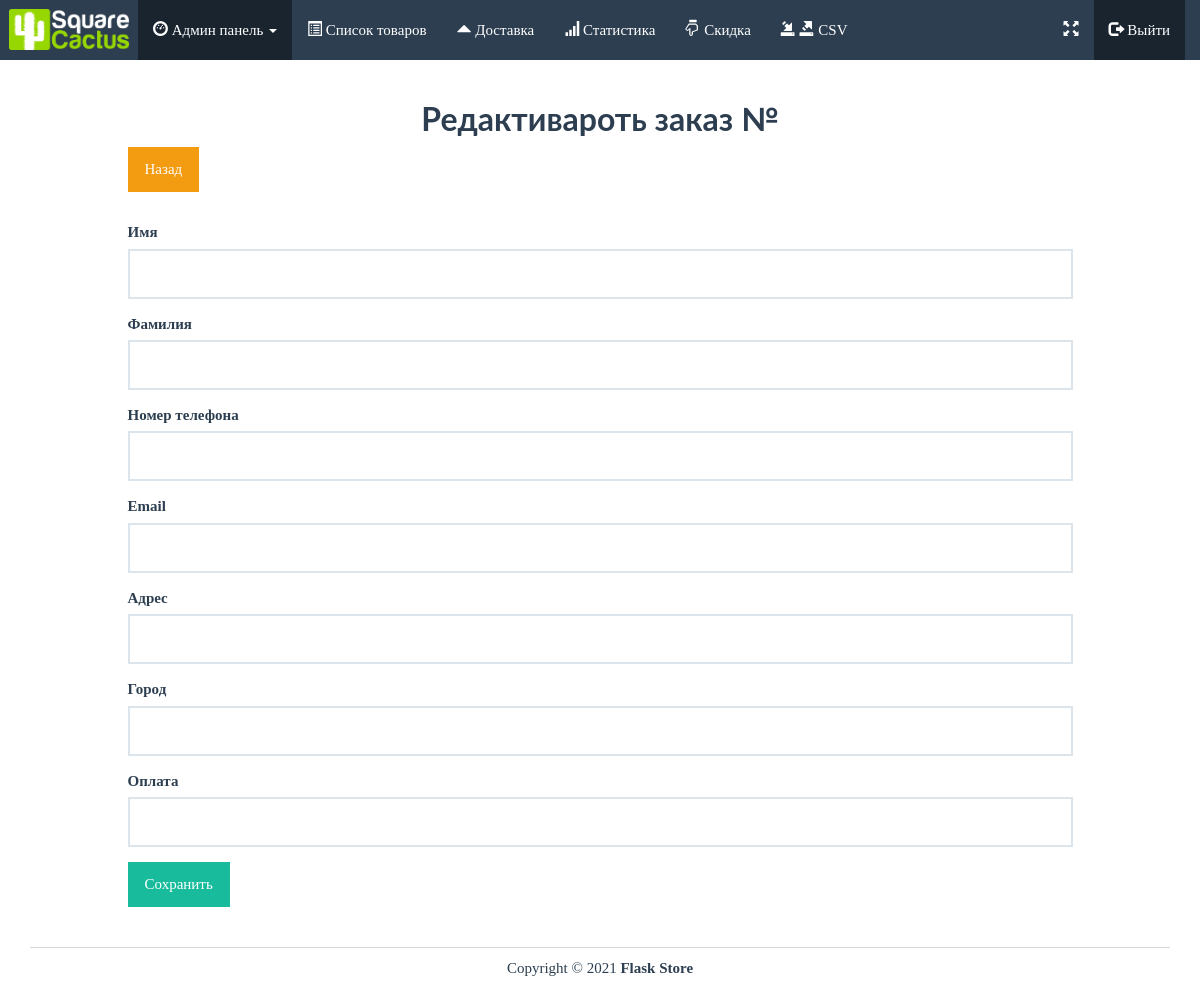
The page /admin/edit/order/2 (signed in) on the database as committed earlier.
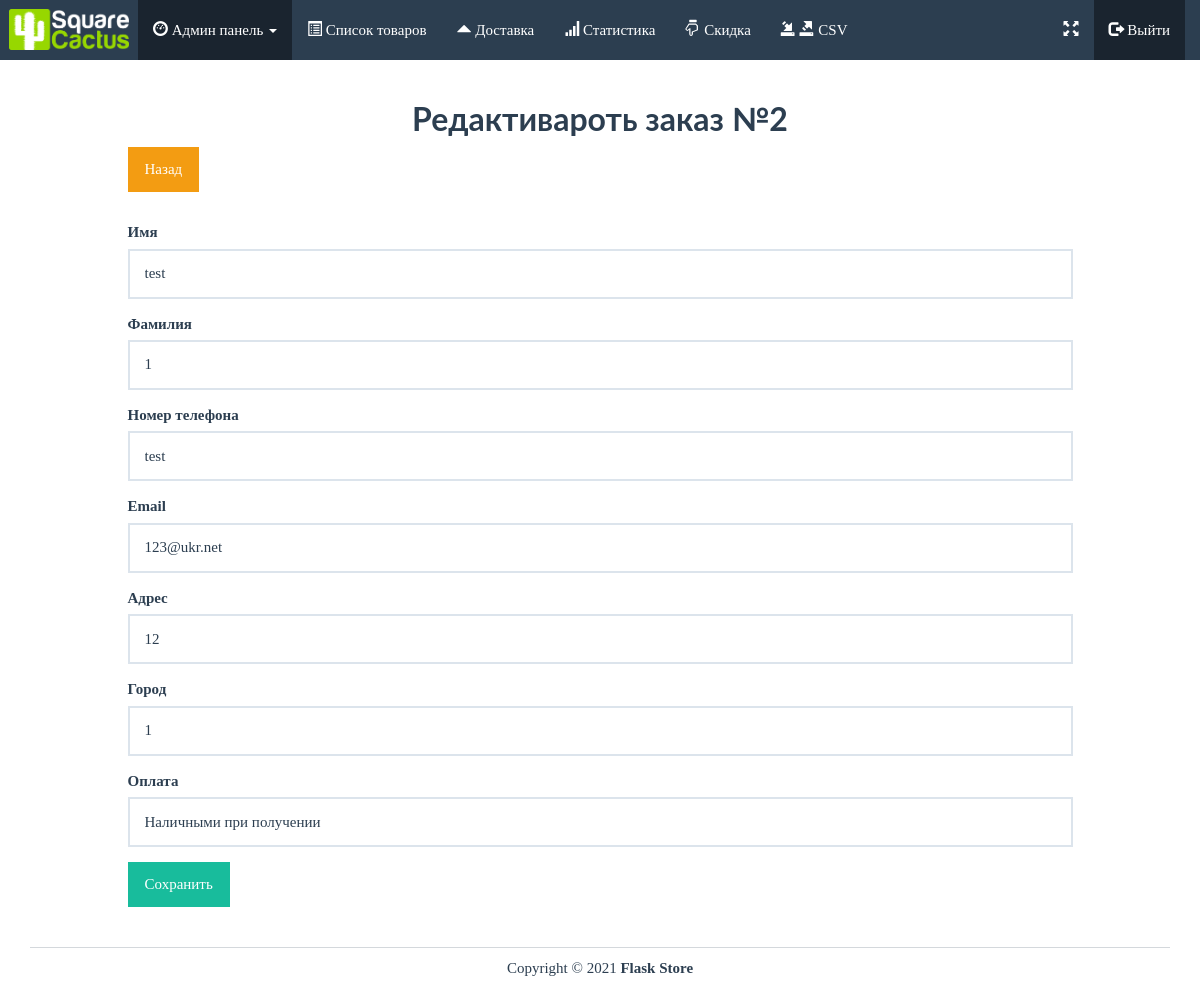
The same page on the database as committed later.
### app.py (models this page shows, shortened)
class Order(db.Model):
    id = db.Column(db.Integer, primary_key=True)
    reference = db.Column(db.String(5))
    first_name = db.Column(db.String(20))
    last_name = db.Column(db.String(20))
    phone_number = db.Column(db.Integer)
    email = db.Column(db.String(50))
    address = db.Column(db.String(100))
    city = db.Column(db.String(100))
    state = db.Column(db.String(20))
    country = db.Column(db.String(20))
    status = db.Column(db.String(10))
    payment_type = db.Column(db.String(10))
    items = db.relationship('Order_Item', backref='order', lazy=True)

### app.py (the view, shortened to what this page needs)
@app.route('/admin/edit/order/<int:id>', methods=['POST', 'GET'])
@login_required
def edit_order(id):
    order = Order.query.get(id)
    count_cart = check_count()
    return render_template('admin/edit-order.html', admin=True, order=order, count_cart=count_cart)

### app.py (called while the page is built)
def check_count():
    count_cart = 0
    if 'cart' in session:
        for item in session['cart']:
            quantity = int(item['quantity'])
            count_cart += quantity
    else:
        count_cart = 0
    return count_cart

### templates/admin/edit-order.html (shortened to what this page needs)
{% extends "base.html" %}
{% block body %}
<div class="row pad">
	<div class="col-lg-12">
		<h2 class="bold text-center">Редактивароть заказ №{{ order.id }}</h2>
	</div>
</div>
<div class="row">
	<div class="col-lg-10 col-lg-offset-1">
        <button onclick="window.history.back();" class="btn btn-warning" style="margin-bottom: 30px;">Назад</button>
		<form method="POST" enctype="multipart/form-data">
                <div class="form-group">
                    <label>Имя</label>
                    <input type="text" name="first_name" class="form-control" value="{{ order.first_name }}" required>
                </div>
            <div class="form-group">
                    <label>Фамилия</label>
                    <input type="text" name="last_name" class="form-control" value="{{ order.last_name }}" required>
                </div>
            <div class="form-group">
                    <label>Номер телефона</label>
                    <input type="text" name="phone_number" class="form-control" value="{{ order.phone_number }}" required>
                </div>
            <div class="form-group">
                    <label>Email</label>
                    <input type="text" name="email" class="form-control" value="{{ order.email }}" required>
                </div>
            <div class="form-group">
                    <label>Адрес</label>
                    <input type="text" name="address" class="form-control" value="{{ order.address }}" required>
                </div>
            <div class="form-group">
                    <label>Город</label>
                    <input type="text" name="city" class="form-control" value="{{ order.city }}" required>
                </div>
            <div class="form-group">
                    <label>Оплата</label>
                    <input type="text" name="payment_type" class="form-control" value="{{ order.payment_type }}" required>
                </div>
                <button type="submit" class="btn btn-success">Сохранить</button>
            </form>
	</div>
</div>
{% endblock %}

Rows that differ between the two databases and show on the page:
added Order: id "2", first_name "test", last_name "1", phone_number "test", email "123@ukr.net", address "12", city "1", payment_type "Наличными при получении"
